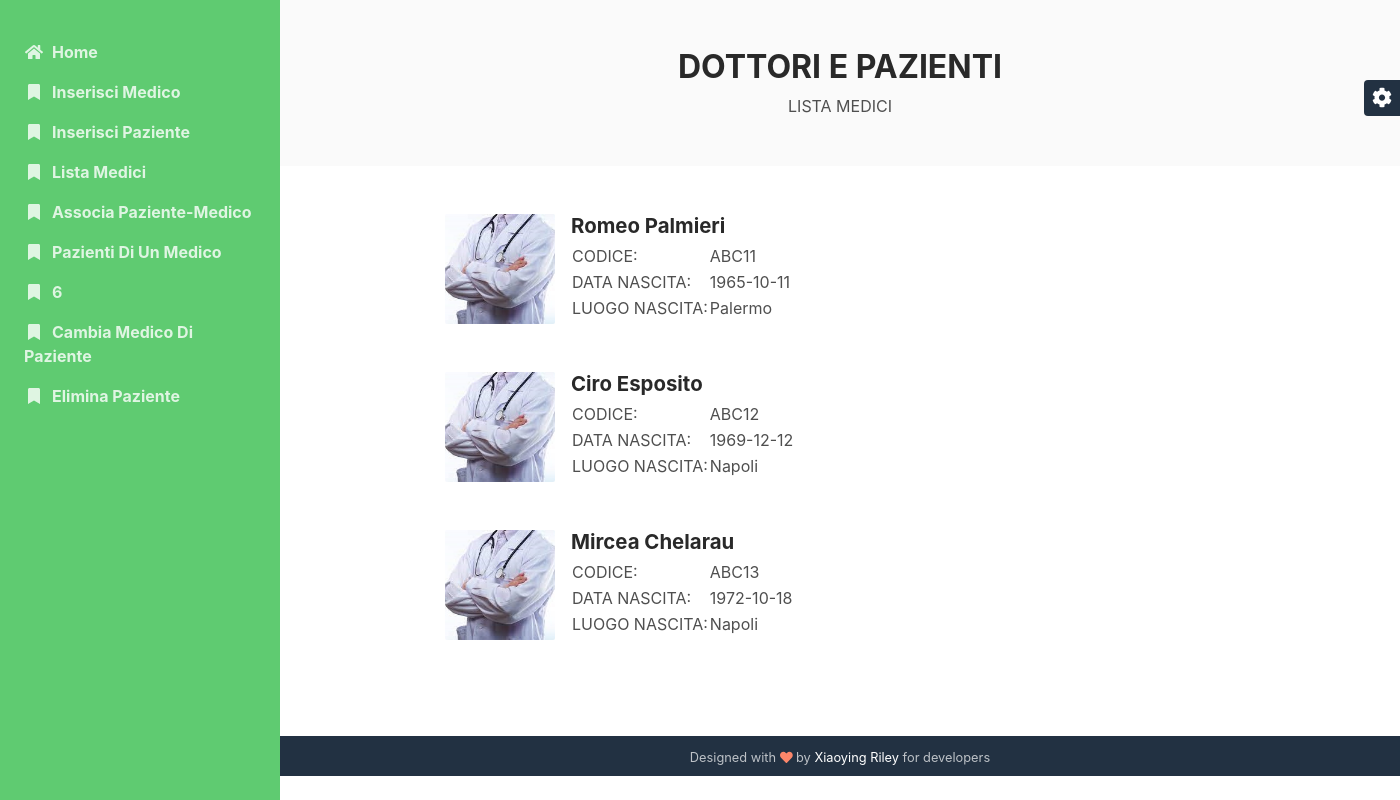
Screenshot of /sito/listaMedici.php with the database file from the repository.
### tables this page shows
CREATE TABLE `medico` (
  `codice` varchar(16) NOT NULL,
  `cognome` varchar(30) NOT NULL,
  `nome` varchar(30) NOT NULL,
  `dataNascita` date NOT NULL,
  `luogoNascita` varchar(50) NOT NULL
);

### sito/listaMedici.php (the view, shortened to what this page needs)
<!DOCTYPE html>
<html lang="en">
<head>
    <link id="theme-style" rel="stylesheet" href="assets/css/theme-1.css">
</head>
<body>
    <?php
    include('./SCRIPT/connetti.php');
    ?>
    <div class="main-wrapper">
        <section class="cta-section theme-bg-light py-5">
		    <div class="container text-center">
			    <h2 class="heading">DOTTORI E PAZIENTI</h2>
			    <div class="intro">LISTA MEDICI</div>
		    </div>
	    </section>
	    <section class="blog-list px-3 py-5 p-md-5">
		    <div class="container">
			    <?php
                $medici_sql = mysqli_query($connessione, "SELECT * FROM `medico`");
                while ($medico = mysqli_fetch_assoc($medici_sql)){
                    $codice = $medico['codice'];
                    $cognome = $medico['cognome'];
                    $nome = $medico['nome'];
                    $data = $medico['dataNascita'];
                    $luogoNascita = $medico['luogoNascita'];
                    echo("
                    <div class='item mb-5'>
                        <div class='media'>
                            <img class='mr-3 img-fluid post-thumb d-none d-md-flex' src='./IMMAGINI/medico.jfif' alt='image'>
                            <div class='media-body'>
                                <h3 class='title mb-1'>$nome $cognome</h3>
                                <table>
                                    <tr>
                                        <td>CODICE: </td>
                                        <td>$codice</td>
                                    </tr>
                                    <tr>
                                        <td>DATA NASCITA: </td>
                                        <td>$data</td>
                                    </tr>
                                    <tr>
                                        <td>LUOGO NASCITA: </td>
                                        <td>$luogoNascita</td>
                                    </tr>
                                </table>
                            </div>
                        </div>
			        </div>
                    ");
                }
                ?>
            </div>
	    </section>
	    <footer class="footer text-center py-2 theme-bg-dark">
                <small class="copyright">Designed with <i class="fas fa-heart" style="color: #fb866a;"></i> by <a href="http://themes.3rdwavemedia.com" target="_blank">Xiaoying Riley</a> for developers</small>
	    </footer>
    </div>
</body>
</html>

### rows the page displays
medico: nome "Romeo", cognome "Palmieri", codice "ABC11", dataNascita "1965-10-11", luogoNascita "Palermo"
medico: nome "Ciro", cognome "Esposito", codice "ABC12", dataNascita "1969-12-12", luogoNascita "Napoli"
medico: nome "Mircea", cognome "Chelarau", codice "ABC13", dataNascita "1972-10-18", luogoNascita "Napoli"
